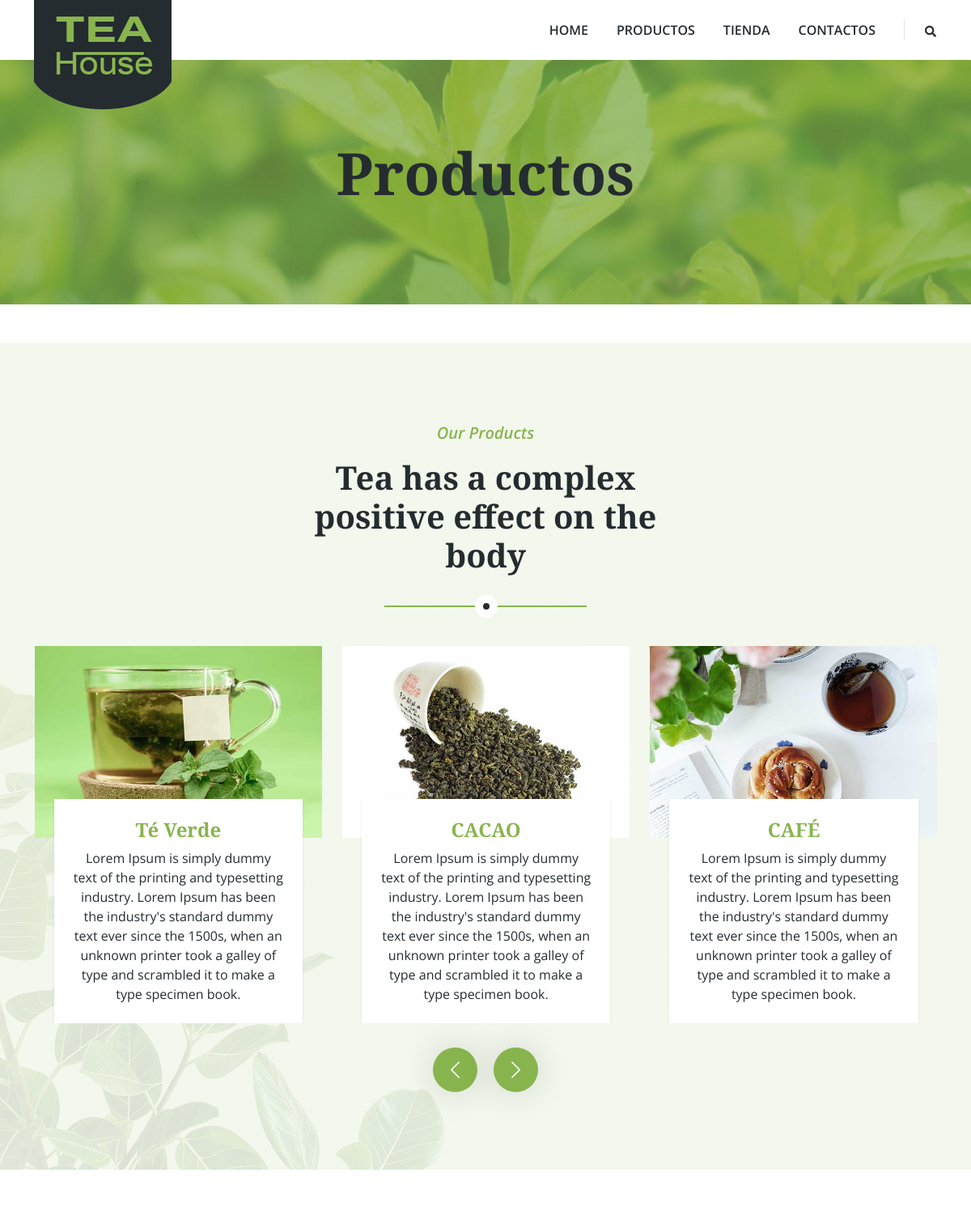
/product/ (upper part), run on an earlier commit of the app's database.
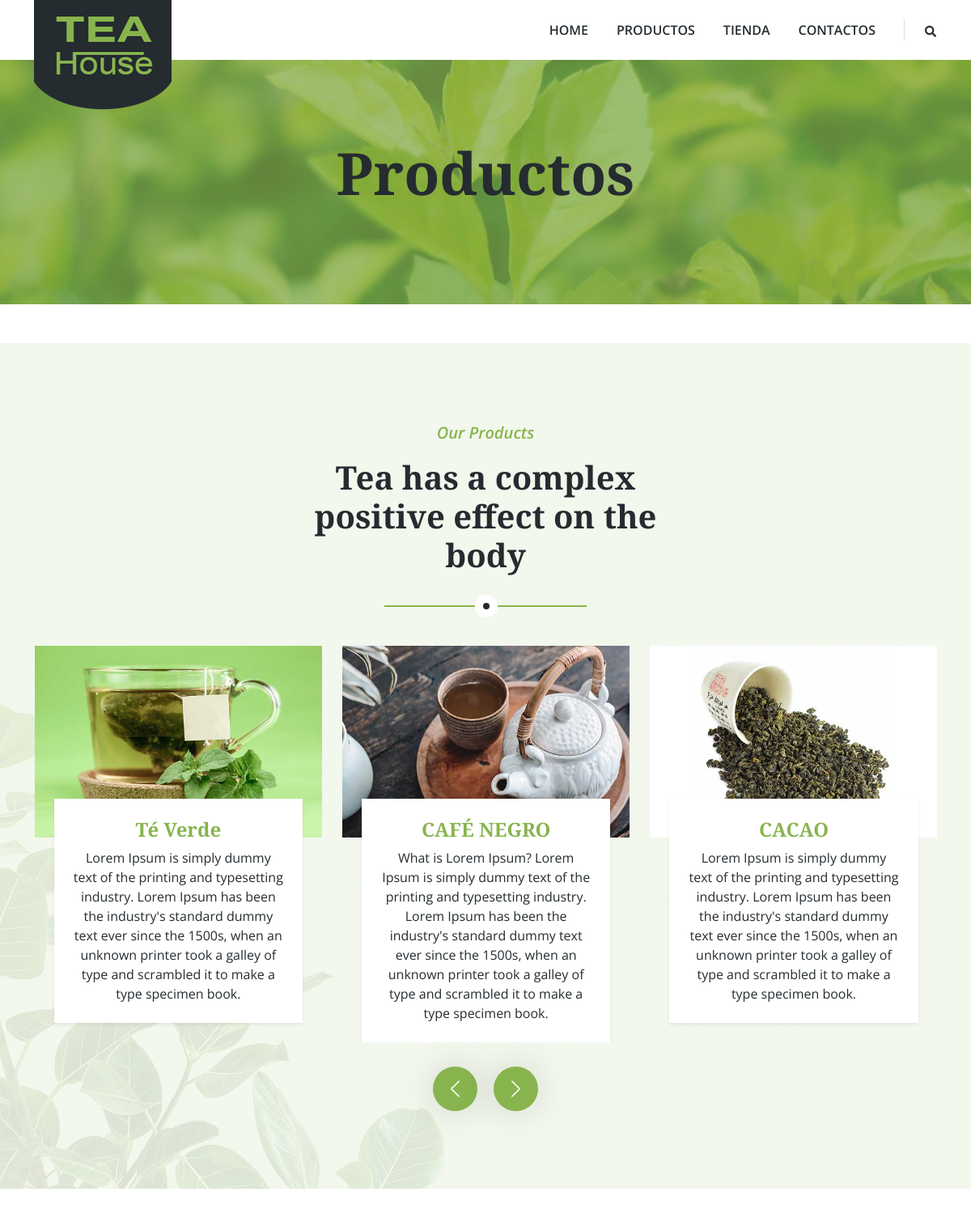
And on a later commit of the database.
### product/models.py (models this page shows, shortened)
class Product(models.Model):
    title=models.CharField(max_length=100, verbose_name="Titulo")
    content=models.TextField(verbose_name="Contenido")
    image=models.ImageField(upload_to="products", verbose_name="Imagen")
    created=models.DateTimeField(auto_now_add=True, verbose_name="Fecha de Creación")
    updated=models.DateTimeField(auto_now=True, verbose_name="Fecha de Edición")
    class Meta:
        verbose_name="producto"
        verbose_name_plural="productos"
        ordering=['-created']

### product/views.py (the view)
# urls.py: path('', views.product, name='product'),
def product(request):
    product = Product.objects.all()
    return render(request,'product/product.html',{'product':product})

### product/templates/product/product.html (shortened to what this page needs)
{% extends "core/base.html" %}
{% block titleHead %}Productos{% endblock  %}
{% block content  %}
{% load static %}
<div class="container-fluid product py-5">
    <div class="container py-5">
        <div class="section-title text-center mx-auto wow fadeInUp" data-wow-delay="0.1s" style="max-width: 500px;">
            <p class="fs-5 fw-medium fst-italic text-primary">Our Products</p>
            <h1 class="display-6">Tea has a complex positive effect on the body</h1>
        </div>
        <div class="owl-carousel product-carousel wow fadeInUp" data-wow-delay="0.5s">
            {% for product in product %}
            <a href="" class="d-block product-item rounded">
                <img src="{{product.image.url}}" alt="">
                <div class="bg-white shadow-sm text-center p-4 position-relative mt-n5 mx-4">
                    <h4 class="text-primary">{{product.title}}</h4>
                    <span class="text-body">{{product.content}}</span>
                </div>
            </a>
            {% endfor %}
        </div>
    </div>
</div>
{% endblock  %}

### core/templates/core/base.html (shortened to what this page needs)
<!DOCTYPE html>
<html lang="en">
<head>
    {% load static %}
    <link href="https://cdnjs.cloudflare.com/ajax/libs/font-awesome/5.10.0/css/all.min.css" rel="stylesheet">
    <link href="https://cdn.jsdelivr.net/npm/bootstrap-icons@1.4.1/font/bootstrap-icons.css" rel="stylesheet">
    <link href="{% static 'core/lib/animate/animate.min.css" rel="stylesheet' %}">
    <link href="{% static 'core/lib/owlcarousel/assets/owl.carousel.min.css' %}" rel="stylesheet">
    <link href="{% static 'core/css/bootstrap.min.css' %}" rel="stylesheet">
    <link href="{% static 'core/css/style.css' %}" rel="stylesheet">
</head>
<body>
    <div class="container-fluid bg-white sticky-top">
        <div class="container">
            <nav class="navbar navbar-expand-lg bg-white navbar-light py-2 py-lg-0">
                <a href="{% url 'index' %}" class="navbar-brand">
                    <img class="img-fluid" src="{% static 'core/img/logo.png' %}" alt="Logo">
                </a>
                <div class="collapse navbar-collapse" id="navbarCollapse">
                    <div class="navbar-nav ms-auto">
                        <a href="{% url 'index' %}" class="nav-item nav-link">Home</a>
                        <a href="{% url 'product' %}" class="nav-item nav-link">Productos</a>
                        <a href="{% url 'store' %}" class="nav-item nav-link">Tienda</a>
                        <a href="{% url 'contact' %}" class="nav-item nav-link">Contactos</a>
                    </div>
                    <div class="border-start ps-4 d-none d-lg-block">
                        <button type="button" class="btn btn-sm p-0"><i class="fa fa-search"></i></button>
                    </div>
                </div>
            </nav>
        </div>
    </div>
    <div class="container-fluid page-header py-5 mb-5 wow fadeIn" data-wow-delay="0.1s">
        <div class="container text-center py-5">
            <h1 class="display-2 text-dark mb-4 animated slideInDown">{% block titleHead %} {% endblock  %}</h1>
        </div>
    </div>
    {% block content %}
    {% endblock  %}
</body>
</html>

### core/static/core/css/style.css (style rules this page uses)
:root { --primary: #88B44E; --secondary: #FB9F38; --light: #F5F8F2; --dark: #252C30; }
.fw-medium { font-weight: 600; }
.btn { transition: .5s; font-weight: 500; }
.sticky-top { top: -150px; transition: .5s; }
.navbar .navbar-brand { position: absolute; padding: 0; width: 170px; height: 135px; top: 0; left: 0; }
.navbar .navbar-nav .nav-link { margin-right: 35px; padding: 25px 0; color: var(--dark); font-weight: 600; text-transform: uppercase; outline: none; }
.page-header { background: linear-gradient(rgba(136, 180, 78, .7), rgba(136, 180, 78, .7)), url(../img/carousel-1.jpg) center center no-repeat; background-size: cover; }
.section-title { position: relative; margin-bottom: 3rem; padding-bottom: 2rem; }
.section-title::before { position: absolute; content: ""; width: 50%; height: 2px; bottom: 0; left: 0; background: var(--primary); }
.section-title::after { position: absolute; content: ""; width: 28px; height: 28px; bottom: -13px; left: calc(25% - 13px); background: var(--dark); border: 10px solid #FFFFFF; border-radius: 28px; }
.section-title.text-center::before { left: 25%; }
.section-title.text-center::after { left: calc(50% - 13px); }
.product { background: linear-gradient(rgba(136, 180, 78, .1), rgba(136, 180, 78, .1)), url(../img/product-bg.png) left bottom no-repeat; background-size: auto; }

What changed in the data, as far as the page shows it:
no longer on this page (row unchanged): Product: image (picture), title "CAFÉ", content "Lorem Ipsum is simply dummy text of the printing and typesetting industry. Lorem Ipsum has been the industry's standard dummy text ever since the 1500s, when an unknown printer took a galley of type and scrambled it to make a type specimen book."
added Product: image (picture), title "CAFÉ NEGRO", content "What is Lorem Ipsum? Lorem Ipsum is simply dummy text of the printing and typesetting industry. Lorem Ipsum has been the industry's standard dummy text ever since the 1500s, when an unknown printer took a galley of type and scrambled it to make a type specimen book."
